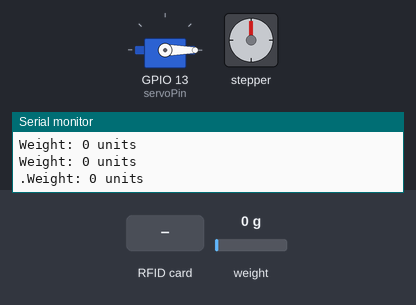
The sketch below on a simulated ESP32. Parts: servo, stepper motor, the last lines printed to the serial monitor. The test bench sets the inputs (shaded band); at power-on: weight on the scale 0 g. WiFi joins after 1.5 s; servers stay silent unless stated; web services answer with replies made up by the test bench; stepper angles assume 200 steps per turn.

Above: at 2.2 s.
2.3 s: RFID card 12 34 56 78 9A held to the reader
4.0 s: RFID card 5E 7A 19 C4 held to the reader
At 5.0 s:
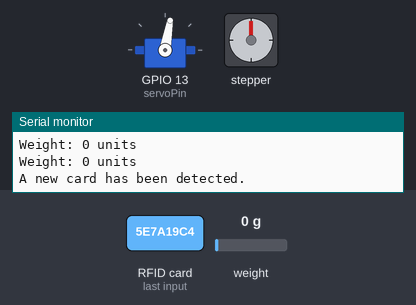
Timing chart, 0 to 10.6 s (numbered marks = the images above; inputs shaded):
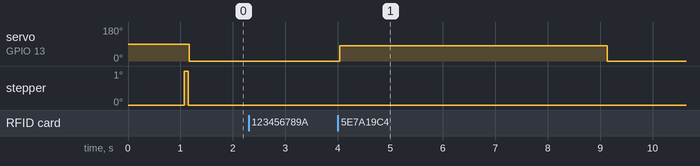

Measured:
- after the input at 4.0 s, servo on GPIO 13 (servoPin): 0° → 80° at once, → 0° 5.1 s later

The sketch:

ESP32_DevKit_V1.ino
```cpp
//----------------------------------Wifi----------------------------------------
#include <WiFi.h>
#include <HTTPClient.h>

// Replace with your WiFi credentials
const char* ssid = "Infinix";
const char* password = "123456789a";

// ThingSpeak settings
const char* server = "http://api.thingspeak.com/update";
const String apiKey = "OUR9PR007SGPVQVO";  // Replace with your ThingSpeak write key
//----------------------------------------------------------------------------
//-------------------------------------------flags and cunter------------------------------
bool  motion_detected=false;
float sensorValue = 0; // Simulated sensor value
long reading=0;
// ----------------------------------------------------------------------------------------------------
#include "HX711.h"
#include <ESP32Servo.h>
bool first_rotation=false;
bool sr=false;
Servo myServo;  // Create a servo object to control the servo
// Define the pin connected to the servo control wire
int servoPin = 13;  // Change the pin number if necessary

// HX711 circuit wiring
const int LOADCELL_DOUT_PIN = 32;
const int LOADCELL_SCK_PIN = 33;
HX711 scale;

TaskHandle_t Task2motor = NULL;
TaskHandle_t Task2;
int x=0;
#include <AccelStepper.h>
#include <SPI.h>
#include <MFRC522.h>
#define motorInterfaceType 1
#define SS_PIN 5
#define RST_PIN 0
const int DIR = 12;
const int STEP = 14;


// Timer variables
unsigned long lastTime = 0;
unsigned long servoTime = 0;

unsigned long reset_rfid = 0;
unsigned long rfid_timer_compare = 0;
unsigned long timerDelay = 15000;
unsigned long reset_rfid_delay = 50000;

int weight=0;
AccelStepper motor(motorInterfaceType, STEP, DIR);
MFRC522 rfid(SS_PIN, RST_PIN); // Instance of the class

MFRC522::MIFARE_Key key;

// Init array that will store new NUID
byte nuidPICC[4];

void motor_task(void *pvParameters) {
  while(1){
    motor.run();
    vTaskDelay(20);
}
}


void sendDataTask(void* parameter) {

 WiFi.begin(ssid, password);
  Serial.print("Connecting to WiFi");

  while (WiFi.status() != WL_CONNECTED) {
    delay(500);
    Serial.print(".");
  }

  Serial.println("\nConnected to WiFi");

  for (;;) {
    if (WiFi.status() == WL_CONNECTED) {
      HTTPClient http;
  if(reading>10000){
    reading=1000;
  }
      String url = String(server) + "?api_key=" + apiKey +
             "&field1=" + String(motion_detected ? 1 : 0) +         // Convert bool to int
             "&field2=" + String(sensorValue)+
             "&field3=" + String(reading, 2);

      http.begin(url);
      int httpResponseCode = http.GET();

      if (httpResponseCode > 0) {
        Serial.print("✅ Data sent! HTTP Response code: ");
        Serial.println(httpResponseCode);
      } else {
        Serial.print("❌ Error sending data: ");
        Serial.println(httpResponseCode);
      }
    if(motion_detected ==true){
      motion_detected=false;
    }
      http.end();
    } else {
      Serial.println("🔁 WiFi not connected. Reconnecting...");
      WiFi.begin(ssid, password);
    }

    vTaskDelay(15000 / portTICK_PERIOD_MS);  // Delay 15 seconds
    if(sensorValue>3){
      sensorValue=0;
    }

  }
}

void setup() {
  Serial.begin(9600);
myServo.attach(servoPin); // Min and max pulse widths in µs


scale.begin(LOADCELL_DOUT_PIN, LOADCELL_SCK_PIN);


  scale.set_scale(75.8095);
  //scale.set_scale(-471.497);                      // this value is obtained by calibrating the scale with known weights; see the README for details
  scale.tare();               // reset the scale to 0

  Serial.println("After setting up the scale:");


  motor.setMaxSpeed(500);
  motor.setAcceleration(250);
  motor.setSpeed(100);
  motor.moveTo(0);

  SPI.begin(); // Init SPI bus
  rfid.PCD_Init(); // Init MFRC522

  for (byte i = 0; i < 6; i++) {
    key.keyByte[i] = 0xFF;
  }

  Serial.println(F("This code scan the MIFARE Classsic NUID."));
  Serial.print(F("Using the following key:"));
  printHex(key.keyByte, MFRC522::MF_KEY_SIZE);


//  xTaskCreatePinnedToCore(
//     Task1Stepper,         // Task function
//     "Stepper Task",       // Task name
//     4096,                 // Stack size
//     NULL,                 // Parameters
//     1,                    // Priority
//     &Task1StepperHandle,  // Task handle
//     1                     // Core 1
//   );

  xTaskCreatePinnedToCore(
    motor_task,           // Task function
    "Blink Task",         // Task name
    2048,                 // Stack size
    NULL,                 // Parameters
    1,                    // Priority
    &Task2motor,    // Task handle
    0                     // Core 0
  );

  xTaskCreatePinnedToCore(
    sendDataTask,   // Function
    "SendData",     // Name
    4096,           // Stack size
    NULL,           // Parameters
    1,              // Priority
    &Task2,         // Handle
    1               // Core
  );


}

void loop() {

 reading = scale.get_units();  // Default is 1 sample
  Serial.print("Weight: ");
  Serial.print(reading, 1); // one decimal place
  Serial.println(" units"); // You'll need to calibrate to get real grams or kg


myServo.write(0);


  if ((millis() - rfid_timer_compare) > 70000){
  nuidPICC[1]=151515;
  }

// lastTime = millis();
  // scale.power_up();


 MFRC522::PICC_Type piccType = rfid.PICC_GetType(rfid.uid.sak);

  // Reset the loop if no new card present on the sensor/reader. This saves the entire process when idle.
  if ( ! rfid.PICC_IsNewCardPresent()){
  //  motion_detected=0;

// return;
  }
  // Verify if the NUID has been readed
 else if ( ! rfid.PICC_ReadCardSerial()){
    // motion_detected=0;

    // return;
  }

  // Check is the PICC of Classic MIFARE type
  else if (piccType != MFRC522::PICC_TYPE_MIFARE_MINI &&
    piccType != MFRC522::PICC_TYPE_MIFARE_1K &&
    piccType != MFRC522::PICC_TYPE_MIFARE_4K) {
    Serial.println(F("Your tag is not of type MIFARE Classic."));
    // motion_detected=0;
    // return;
  }

  else if (rfid.uid.uidByte[0] != nuidPICC[0] || rfid.uid.uidByte[1] != nuidPICC[1] || rfid.uid.uidByte[2] != nuidPICC[2] || rfid.uid.uidByte[3] != nuidPICC[3]) {
  rfid_timer_compare = millis();
  Serial.println(F("A new card has been detected."));
   sensorValue ++; // Simulated sensor value
   motion_detected=true;
    // myServo.write(0);  // Move the servo to the current position

  // first_rotation=true;


  if (first_rotation == true) {
    if (motor.distanceToGo() == 0) {
    motor.moveTo(motor.currentPosition() + 66);
    delay(3000);
    myServo.write(80);
    delay(5000);
    }
  }
  else{
    myServo.write(80);
    delay(5000);
  }
  first_rotation=true;


  // Store NUID into nuidPICC array
  for (byte i = 0; i < 4; i++) {
    nuidPICC[i] = rfid.uid.uidByte[i];
  }

  Serial.println(F("The NUID tag is:"));
  Serial.print(F("In hex: "));
  printHex(rfid.uid.uidByte, rfid.uid.size);
  Serial.println();
  Serial.print(F("In dec: "));
  printDec(rfid.uid.uidByte, rfid.uid.size);
  Serial.println();
  // lastTime = millis();

}
else {
  //  motion_detected=0;

  Serial.println(F("Card read previously."));
  motion_detected = 0;

}
// Halt PICC
rfid.PICC_HaltA();

// Stop encryption on PCD
rfid.PCD_StopCrypto1();

}


/**
 * Helper routine to dump a byte array as hex values to Serial.
 */
void printHex(byte *buffer, byte bufferSize) {
  for (byte i = 0; i < bufferSize; i++) {
    Serial.print(buffer[i] < 0x10 ? " 0" : " ");
    Serial.print(buffer[i], HEX);
  }
}

/**
 * Helper routine to dump a byte array as dec values to Serial.
 */
void printDec(byte *buffer, byte bufferSize) {
  for (byte i = 0; i < bufferSize; i++) {
    Serial.print(buffer[i] < 0x10 ? " 0" : " ");
    Serial.print(buffer[i], DEC);
  }
}
```
